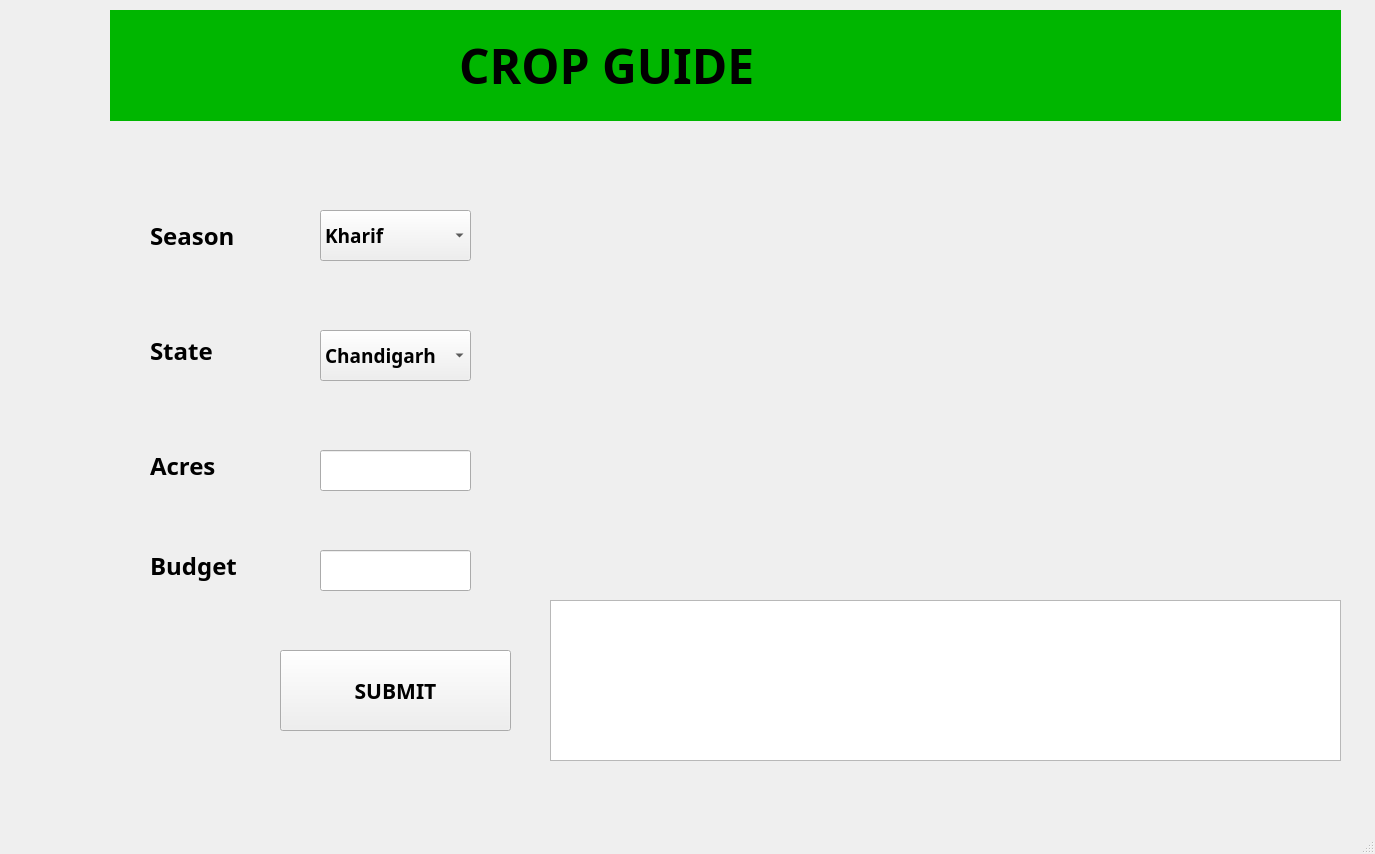
<?xml version="1.0" encoding="UTF-8"?>
<ui version="4.0">
 <class>MainWindow</class>
 <widget class="QMainWindow" name="MainWindow">
  <property name="geometry">
   <rect>
    <x>0</x>
    <y>0</y>
    <width>1375</width>
    <height>854</height>
   </rect>
  </property>
  <property name="windowTitle">
   <string>MainWindow</string>
  </property>
  <widget class="QWidget" name="centralwidget">
   <widget class="QLabel" name="label_heading">
    <property name="geometry">
     <rect>
      <x>110</x>
      <y>10</y>
      <width>1231</width>
      <height>111</height>
     </rect>
    </property>
    <property name="font">
     <font>
      <family>Bahnschrift</family>
      <pointsize>36</pointsize>
      <weight>75</weight>
      <bold>true</bold>
     </font>
    </property>
    <property name="styleSheet">
     <string notr="true">background-color: rgb(0, 182, 0);</string>
    </property>
    <property name="text">
     <string>                            CROP GUIDE</string>
    </property>
   </widget>
   <widget class="QLabel" name="label_season">
    <property name="geometry">
     <rect>
      <x>150</x>
      <y>210</y>
      <width>121</width>
      <height>51</height>
     </rect>
    </property>
    <property name="font">
     <font>
      <family>Bahnschrift</family>
      <pointsize>18</pointsize>
      <weight>75</weight>
      <bold>true</bold>
     </font>
    </property>
    <property name="text">
     <string>Season</string>
    </property>
   </widget>
   <widget class="QComboBox" name="comboBox">
    <property name="geometry">
     <rect>
      <x>320</x>
      <y>210</y>
      <width>151</width>
      <height>51</height>
     </rect>
    </property>
    <property name="font">
     <font>
      <family>Bahnschrift</family>
      <pointsize>14</pointsize>
      <weight>75</weight>
      <bold>true</bold>
     </font>
    </property>
    <item>
     <property name="text">
      <string>Kharif</string>
     </property>
    </item>
    <item>
     <property name="text">
      <string>Rabi</string>
     </property>
    </item>
    <item>
     <property name="text">
      <string>Zaid</string>
     </property>
    </item>
   </widget>
   <widget class="QLabel" name="label_state">
    <property name="geometry">
     <rect>
      <x>150</x>
      <y>330</y>
      <width>121</width>
      <height>41</height>
     </rect>
    </property>
    <property name="font">
     <font>
      <family>Bahnschrift</family>
      <pointsize>18</pointsize>
      <weight>75</weight>
      <bold>true</bold>
     </font>
    </property>
    <property name="text">
     <string>State</string>
    </property>
   </widget>
   <widget class="QComboBox" name="comboBox_2">
    <property name="geometry">
     <rect>
      <x>320</x>
      <y>330</y>
      <width>151</width>
      <height>51</height>
     </rect>
    </property>
    <property name="font">
     <font>
      <family>Bahnschrift</family>
      <pointsize>14</pointsize>
      <weight>75</weight>
      <bold>true</bold>
     </font>
    </property>
    <item>
     <property name="text">
      <string>Chandigarh</string>
     </property>
    </item>
    <item>
     <property name="text">
      <string>Delhi</string>
     </property>
    </item>
    <item>
     <property name="text">
      <string>Haryana</string>
     </property>
    </item>
    <item>
     <property name="text">
      <string>Himachal Pradesh</string>
     </property>
    </item>
    <item>
     <property name="text">
      <string>Jammu  Kashmir</string>
     </property>
    </item>
    <item>
     <property name="text">
      <string>Ladakh</string>
     </property>
    </item>
    <item>
     <property name="text">
      <string>Punjab</string>
     </property>
    </item>
    <item>
     <property name="text">
      <string>Rajasthan</string>
     </property>
    </item>
    <item>
     <property name="text">
      <string>Uttarakhand</string>
     </property>
    </item>
    <item>
     <property name="text">
      <string>Uttar Pradesh</string>
     </property>
    </item>
    <item>
     <property name="text">
      <string>Madhya Pradesh</string>
     </property>
    </item>
    <item>
     <property name="text">
      <string>West Bengal</string>
     </property>
    </item>
    <item>
     <property name="text">
      <string>Bihar</string>
     </property>
    </item>
    <item>
     <property name="text">
      <string>Gujarat</string>
     </property>
    </item>
    <item>
     <property name="text">
      <string>Andhra Pradesh</string>
     </property>
    </item>
    <item>
     <property name="text">
      <string>Karnataka</string>
     </property>
    </item>
    <item>
     <property name="text">
      <string>Kerala</string>
     </property>
    </item>
    <item>
     <property name="text">
      <string>Lakshadweep</string>
     </property>
    </item>
    <item>
     <property name="text">
      <string>Puducherry</string>
     </property>
    </item>
    <item>
     <property name="text">
      <string>Tamil Nadu</string>
     </property>
    </item>
    <item>
     <property name="text">
      <string>Telangana</string>
     </property>
    </item>
    <item>
     <property name="text">
      <string>Chennai</string>
     </property>
    </item>
    <item>
     <property name="text">
      <string>Bengaluru</string>
     </property>
    </item>
    <item>
     <property name="text">
      <string>Hyderabad</string>
     </property>
    </item>
    <item>
     <property name="text">
      <string>Kochi</string>
     </property>
    </item>
    <item>
     <property name="text">
      <string>Warangal</string>
     </property>
    </item>
    <item>
     <property name="text">
      <string>Thiruvananthapuram</string>
     </property>
    </item>
    <item>
     <property name="text">
      <string>Coimbatore</string>
     </property>
    </item>
    <item>
     <property name="text">
      <string>Visakhapatanam</string>
     </property>
    </item>
    <item>
     <property name="text">
      <string>Mysuru</string>
     </property>
    </item>
    <item>
     <property name="text">
      <string>Madurai</string>
     </property>
    </item>
    <item>
     <property name="text">
      <string>Vijayawada</string>
     </property>
    </item>
    <item>
     <property name="text">
      <string>Kozhikode</string>
     </property>
    </item>
   </widget>
   <widget class="QLabel" name="label_Acres">
    <property name="geometry">
     <rect>
      <x>150</x>
      <y>440</y>
      <width>101</width>
      <height>51</height>
     </rect>
    </property>
    <property name="font">
     <font>
      <family>Bahnschrift</family>
      <pointsize>18</pointsize>
      <weight>75</weight>
      <bold>true</bold>
     </font>
    </property>
    <property name="text">
     <string>Acres</string>
    </property>
   </widget>
   <widget class="QLineEdit" name="line_Acres">
    <property name="geometry">
     <rect>
      <x>320</x>
      <y>450</y>
      <width>151</width>
      <height>41</height>
     </rect>
    </property>
   </widget>
   <widget class="QLabel" name="label_Budget">
    <property name="geometry">
     <rect>
      <x>150</x>
      <y>540</y>
      <width>101</width>
      <height>51</height>
     </rect>
    </property>
    <property name="font">
     <font>
      <family>Bahnschrift</family>
      <pointsize>18</pointsize>
      <weight>75</weight>
      <bold>true</bold>
     </font>
    </property>
    <property name="text">
     <string>Budget</string>
    </property>
   </widget>
   <widget class="QLineEdit" name="line_Budget">
    <property name="geometry">
     <rect>
      <x>320</x>
      <y>550</y>
      <width>151</width>
      <height>41</height>
     </rect>
    </property>
   </widget>
   <widget class="QPushButton" name="button_submit">
    <property name="geometry">
     <rect>
      <x>280</x>
      <y>650</y>
      <width>231</width>
      <height>81</height>
     </rect>
    </property>
    <property name="font">
     <font>
      <family>Bahnschrift</family>
      <pointsize>16</pointsize>
      <weight>75</weight>
      <bold>true</bold>
     </font>
    </property>
    <property name="text">
     <string>SUBMIT</string>
    </property>
   </widget>
   <widget class="QLabel" name="label_image">
    <property name="geometry">
     <rect>
      <x>550</x>
      <y>130</y>
      <width>791</width>
      <height>451</height>
     </rect>
    </property>
    <property name="text">
     <string/>
    </property>
    <property name="pixmap">
     <pixmap>Desktop/091a0e2f-b93d-481b-9a60-db520c87ec33.jpg</pixmap>
    </property>
   </widget>
   <widget class="QTextEdit" name="text_info">
    <property name="geometry">
     <rect>
      <x>550</x>
      <y>600</y>
      <width>791</width>
      <height>161</height>
     </rect>
    </property>
   </widget>
  </widget>
  <widget class="QMenuBar" name="menubar">
   <property name="geometry">
    <rect>
     <x>0</x>
     <y>0</y>
     <width>1375</width>
     <height>26</height>
    </rect>
   </property>
  </widget>
  <widget class="QStatusBar" name="statusbar"/>
 </widget>
 <resources/>
 <connections/>
</ui>
